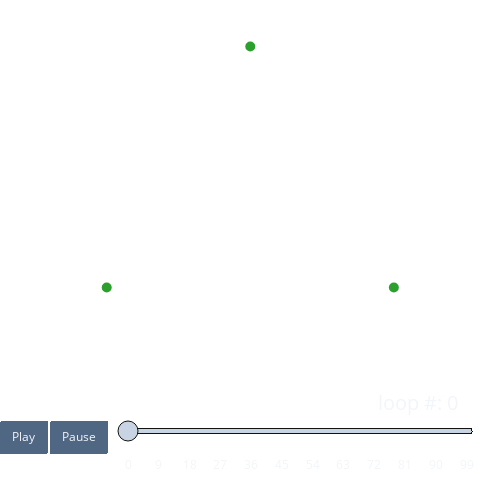

The notebook cell this image was saved under:
### Code cell
fig.show(
        config= dict(
            displayModeBar = False)
        )

### Figure 1 — Plotly figure (JSON) as saved in the notebook; plotly's stock layout.template omitted (floating-point values rounded to 4 significant figures)
{"data": [{"marker": {"color": "#2ca02c", "size": 10}, "mode": "markers", "type": "scatter", "x": [-0.5, 0, 0.5], "y": [-0.433, 0.433, -0.433]}], "layout": {"autosize": false, "height": 480, "hovermode": "closest", "margin": {"b": 0, "l": 0, "pad": 0, "r": 0, "t": 0}, "paper_bgcolor": "rgba(0,0,0,0)", "plot_bgcolor": "rgba(0,0,0,0)", "sliders": [{"active": 0, "currentvalue": {"font": {"size": 20}, "prefix": "loop #: ", "visible": true, "xanchor": "right"}, "len": 0.9, "pad": {"b": 10, "t": 50}, "steps": [{"args": [[0], {"frame": {"duration": 300, "redraw": false}, "mode": "immediate", "transition": {"duration": 300}}], "label": "0", "method": "animate"}, {"args": [[1], {"frame": {"duration": 300, "redraw": false}, "mode": "immediate", "transition": {"duration": 300}}], "label": "1", "method": "animate"}, {"args": [[2], {"frame": {"duration": 300, "redraw": false}, "mode": "immediate", "transition": {"duration": 300}}], "label": "2", "method": "animate"}, {"args": [[3], {"frame": {"duration": 300, "redraw": false}, "mode": "immediate", "transition": {"duration": 300}}], "label": "3", "method": "animate"}, {"args": [[4], {"frame": {"duration": 300, "redraw": false}, "mode": "immediate", "transition": {"duration": 300}}], "label": "4", "method": "animate"}, {"args": [[5], {"frame": {"duration": 300, "redraw": false}, "mode": "immediate", "transition": {"duration": 300}}], "label": "5", "method": "animate"}, {"args": [[6], {"frame": {"duration": 300, "redraw": false}, "mode": "immediate", "transition": {"duration": 300}}], "label": "6", "method": "animate"}, {"args": [[7], {"frame": {"duration": 300, "redraw": false}, "mode": "immediate", "transition": {"duration": 300}}], "label": "7", "method": "animate"}, {"args": [[8], {"frame": {"duration": 300, "redraw": false}, "mode": "immediate", "transition": {"duration": 300}}], "label": "8", "method": "animate"}, {"args": [[9], {"frame": {"duration": 300, "redraw": false}, "mode": "immediate", "transition": {"duration": 300}}], "label": "9", "method": "animate"}, {"args": [[10], {"frame": {"duration": 300, "redraw": false}, "mode": "immediate", "transition": {"duration": 300}}], "label": "10", "method": "animate"}, {"args": [[11], {"frame": {"duration": 300, "redraw": false}, "mode": "immediate", "transition": {"duration": 300}}], "label": "11", "method": "animate"}, {"args": [[12], {"frame": {"duration": 300, "redraw": false}, "mode": "immediate", "transition": {"duration": 300}}], "label": "12", "method": "animate"}, {"args": [[13], {"frame": {"duration": 300, "redraw": false}, "mode": "immediate", "transition": {"duration": 300}}], "label": "13", "method": "animate"}, {"args": [[14], {"frame": {"duration": 300, "redraw": false}, "mode": "immediate", "transition": {"duration": 300}}], "label": "14", "method": "animate"}, {"args": [[15], {"frame": {"duration": 300, "redraw": false}, "mode": "immediate", "transition": {"duration": 300}}], "label": "15", "method": "animate"}, {"args": [[16], {"frame": {"duration": 300, "redraw": false}, "mode": "immediate", "transition": {"duration": 300}}], "label": "16", "method": "animate"}, {"args": [[17], {"frame": {"duration": 300, "redraw": false}, "mode": "immediate", "transition": {"duration": 300}}], "label": "17", "method": "animate"}, {"args": [[18], {"frame": {"duration": 300, "redraw": false}, "mode": "immediate", "transition": {"duration": 300}}], "label": "18", "method": "animate"}, {"args": [[19], {"frame": {"duration": 300, "redraw": false}, "mode": "immediate", "transition": {"duration": 300}}], "label": "19", "method": "animate"}, {"args": [[20], {"frame": {"duration": 300, "redraw": false}, "mode": "immediate", "transition": {"duration": 300}}], "label": "20", "method": "animate"}, {"args": [[21], {"frame": {"duration": 300, "redraw": false}, "mode": "immediate", "transition": {"duration": 300}}], "label": "21", "method": "animate"}, {"args": [[22], {"frame": {"duration": 300, "redraw": false}, "mode": "immediate", "transition": {"duration": 300}}], "label": "22", "method": "animate"}, {"args": [[23], {"frame": {"duration": 300, "redraw": false}, "mode": "immediate", "transition": {"duration": 300}}], "label": "23", "method": "animate"}, {"args": [[24], {"frame": {"duration": 300, "redraw": false}, "mode": "immediate", "transition": {"duration": 300}}], "label": "24", "method": "animate"}, {"args": [[25], {"frame": {"duration": 300, "redraw": false}, "mode": "immediate", "transition": {"duration": 300}}], "label": "25", "method": "animate"}, {"args": [[26], {"frame": {"duration": 300, "redraw": false}, "mode": "immediate", "transition": {"duration": 300}}], "label": "26", "method": "animate"}, {"args": [[27], {"frame": {"duration": 300, "redraw": false}, "mode": "immediate", "transition": {"duration": 300}}], "label": "27", "method": "animate"}, {"args": [[28], {"frame": {"duration": 300, "redraw": false}, "mode": "immediate", "transition": {"duration": 300}}], "label": "28", "method": "animate"}, {"args": [[29], {"frame": {"duration": 300, "redraw": false}, "mode": "immediate", "transition": {"duration": 300}}], "label": "29", "method": "animate"}, {"args": [[30], {"frame": {"duration": 300, "redraw": false}, "mode": "immediate", "transition": {"duration": 300}}], "label": "30", "method": "animate"}, {"args": [[31], {"frame": {"duration": 300, "redraw": false}, "mode": "immediate", "transition": {"duration": 300}}], "label": "31", "method": "animate"}, {"args": [[32], {"frame": {"duration": 300, "redraw": false}, "mode": "immediate", "transition": {"duration": 300}}], "label": "32", "method": "animate"}, {"args": [[33], {"frame": {"duration": 300, "redraw": false}, "mode": "immediate", "transition": {"duration": 300}}], "label": "33", "method": "animate"}, {"args": [[34], {"frame": {"duration": 300, "redraw": false}, "mode": "immediate", "transition": {"duration": 300}}], "label": "34", "method": "animate"}, {"args": [[35], {"frame": {"duration": 300, "redraw": false}, "mode": "immediate", "transition": {"duration": 300}}], "label": "35", "method": "animate"}, {"args": [[36], {"frame": {"duration": 300, "redraw": false}, "mode": "immediate", "transition": {"duration": 300}}], "label": "36", "method": "animate"}, {"args": [[37], {"frame": {"duration": 300, "redraw": false}, "mode": "immediate", "transition": {"duration": 300}}], "label": "37", "method": "animate"}, {"args": [[38], {"frame": {"duration": 300, "redraw": false}, "mode": "immediate", "transition": {"duration": 300}}], "label": "38", "method": "animate"}, {"args": [[39], {"frame": {"duration": 300, "redraw": false}, "mode": "immediate", "transition": {"duration": 300}}], "label": "39", "method": "animate"}, {"args": [[40], {"frame": {"duration": 300, "redraw": false}, "mode": "immediate", "transition": {"duration": 300}}], "label": "40", "method": "animate"}, {"args": [[41], {"frame": {"duration": 300, "redraw": false}, "mode": "immediate", "transition": {"duration": 300}}], "label": "41", "method": "animate"}, {"args": [[42], {"frame": {"duration": 300, "redraw": false}, "mode": "immediate", "transition": {"duration": 300}}], "label": "42", "method": "animate"}, {"args": [[43], {"frame": {"duration": 300, "redraw": false}, "mode": "immediate", "transition": {"duration": 300}}], "label": "43", "method": "animate"}, {"args": [[44], {"frame": {"duration": 300, "redraw": false}, "mode": "immediate", "transition": {"duration": 300}}], "label": "44", "method": "animate"}, {"args": [[45], {"frame": {"duration": 300, "redraw": false}, "mode": "immediate", "transition": {"duration": 300}}], "label": "45", "method": "animate"}, {"args": [[46], {"frame": {"duration": 300, "redraw": false}, "mode": "immediate", "transition": {"duration": 300}}], "label": "46", "method": "animate"}, {"args": [[47], {"frame": {"duration": 300, "redraw": false}, "mode": "immediate", "transition": {"duration": 300}}], "label": "47", "method": "animate"}, {"args": [[48], {"frame": {"duration": 300, "redraw": false}, "mode": "immediate", "transition": {"duration": 300}}], "label": "48", "method": "animate"}, {"args": [[49], {"frame": {"duration": 300, "redraw": false}, "mode": "immediate", "transition": {"duration": 300}}], "label": "49", "method": "animate"}, {"args": [[50], {"frame": {"duration": 300, "redraw": false}, "mode": "immediate", "transition": {"duration": 300}}], "label": "50", "method": "animate"}, {"args": [[51], {"frame": {"duration": 300, "redraw": false}, "mode": "immediate", "transition": {"duration": 300}}], "label": "51", "method": "animate"}, {"args": [[52], {"frame": {"duration": 300, "redraw": false}, "mode": "immediate", "transition": {"duration": 300}}], "label": "52", "method": "animate"}, {"args": [[53], {"frame": {"duration": 300, "redraw": false}, "mode": "immediate", "transition": {"duration": 300}}], "label": "53", "method": "animate"}, {"args": [[54], {"frame": {"duration": 300, "redraw": false}, "mode": "immediate", "transition": {"duration": 300}}], "label": "54", "method": "animate"}, {"args": [[55], {"frame": {"duration": 300, "redraw": false}, "mode": "immediate", "transition": {"duration": 300}}], "label": "55", "method": "animate"}, {"args": [[56], {"frame": {"duration": 300, "redraw": false}, "mode": "immediate", "transition": {"duration": 300}}], "label": "56", "method": "animate"}, {"args": [[57], {"frame": {"duration": 300, "redraw": false}, "mode": "immediate", "transition": {"duration": 300}}], "label": "57", "method": "animate"}, {"args": [[58], {"frame": {"duration": 300, "redraw": false}, "mode": "immediate", "transition": {"duration": 300}}], "label": "58", "method": "animate"}, {"args": [[59], {"frame": {"duration": 300, "redraw": false}, "mode": "immediate", "transition": {"duration": 300}}], "label": "59", "method": "animate"}, {"args": [[60], {"frame": {"duration": 300, "redraw": false}, "mode": "immediate", "transition": {"duration": 300}}], "label": "60", "method": "animate"}, {"args": [[61], {"frame": {"duration": 300, "redraw": false}, "mode": "immediate", "transition": {"duration": 300}}], "label": "61", "method": "animate"}, {"args": [[62], {"frame": {"duration": 300, "redraw": false}, "mode": "immediate", "transition": {"duration": 300}}], "label": "62", "method": "animate"}, {"args": [[63], {"frame": {"duration": 300, "redraw": false}, "mode": "immediate", "transition": {"duration": 300}}], "label": "63", "method": "animate"}, {"args": [[64], {"frame": {"duration": 300, "redraw": false}, "mode": "immediate", "transition": {"duration": 300}}], "label": "64", "method": "animate"}, {"args": [[65], {"frame": {"duration": 300, "redraw": false}, "mode": "immediate", "transition": {"duration": 300}}], "label": "65", "method": "animate"}, {"args": [[66], {"frame": {"duration": 300, "redraw": false}, "mode": "immediate", "transition": {"duration": 300}}], "label": "66", "method": "animate"}, {"args": [[67], {"frame": {"duration": 300, "redraw": false}, "mode": "immediate", "transition": {"duration": 300}}], "label": "67", "method": "animate"}, {"args": [[68], {"frame": {"duration": 300, "redraw": false}, "mode": "immediate", "transition": {"duration": 300}}], "label": "68", "method": "animate"}, {"args": [[69], {"frame": {"duration": 300, "redraw": false}, "mode": "immediate", "transition": {"duration": 300}}], "label": "69", "method": "animate"}, {"args": [[70], {"frame": {"duration": 300, "redraw": false}, "mode": "immediate", "transition": {"duration": 300}}], "label": "70", "method": "animate"}, {"args": [[71], {"frame": {"duration": 300, "redraw": false}, "mode": "immediate", "transition": {"duration": 300}}], "label": "71", "method": "animate"}, {"args": [[72], {"frame": {"duration": 300, "redraw": false}, "mode": "immediate", "transition": {"duration": 300}}], "label": "72", "method": "animate"}, {"args": [[73], {"frame": {"duration": 300, "redraw": false}, "mode": "immediate", "transition": {"duration": 300}}], "label": "73", "method": "animate"}, {"args": [[74], {"frame": {"duration": 300, "redraw": false}, "mode": "immediate", "transition": {"duration": 300}}], "label": "74", "method": "animate"}, {"args": [[75], {"frame": {"duration": 300, "redraw": false}, "mode": "immediate", "transition": {"duration": 300}}], "label": "75", "method": "animate"}, {"args": [[76], {"frame": {"duration": 300, "redraw": false}, "mode": "immediate", "transition": {"duration": 300}}], "label": "76", "method": "animate"}, {"args": [[77], {"frame": {"duration": 300, "redraw": false}, "mode": "immediate", "transition": {"duration": 300}}], "label": "77", "method": "animate"}, {"args": [[78], {"frame": {"duration": 300, "redraw": false}, "mode": "immediate", "transition": {"duration": 300}}], "label": "78", "method": "animate"}, {"args": [[79], {"frame": {"duration": 300, "redraw": false}, "mode": "immediate", "transition": {"duration": 300}}], "label": "79", "method": "animate"}, {"args": [[80], {"frame": {"duration": 300, "redraw": false}, "mode": "immediate", "transition": {"duration": 300}}], "label": "80", "method": "animate"}, {"args": [[81], {"frame": {"duration": 300, "redraw": false}, "mode": "immediate", "transition": {"duration": 300}}], "label": "81", "method": "animate"}, {"args": [[82], {"frame": {"duration": 300, "redraw": false}, "mode": "immediate", "transition": {"duration": 300}}], "label": "82", "method": "animate"}, {"args": [[83], {"frame": {"duration": 300, "redraw": false}, "mode": "immediate", "transition": {"duration": 300}}], "label": "83", "method": "animate"}, {"args": [[84], {"frame": {"duration": 300, "redraw": false}, "mode": "immediate", "transition": {"duration": 300}}], "label": "84", "method": "animate"}, {"args": [[85], {"frame": {"duration": 300, "redraw": false}, "mode": "immediate", "transition": {"duration": 300}}], "label": "85", "method": "animate"}, {"args": [[86], {"frame": {"duration": 300, "redraw": false}, "mode": "immediate", "transition": {"duration": 300}}], "label": "86", "method": "animate"}, {"args": [[87], {"frame": {"duration": 300, "redraw": false}, "mode": "immediate", "transition": {"duration": 300}}], "label": "87", "method": "animate"}, {"args": [[88], {"frame": {"duration": 300, "redraw": false}, "mode": "immediate", "transition": {"duration": 300}}], "label": "88", "method": "animate"}, {"args": [[89], {"frame": {"duration": 300, "redraw": false}, "mode": "immediate", "transition": {"duration": 300}}], "label": "89", "method": "animate"}, {"args": [[90], {"frame": {"duration": 300, "redraw": false}, "mode": "immediate", "transition": {"duration": 300}}], "label": "90", "method": "animate"}, {"args": [[91], {"frame": {"duration": 300, "redraw": false}, "mode": "immediate", "transition": {"duration": 300}}], "label": "91", "method": "animate"}, {"args": [[92], {"frame": {"duration": 300, "redraw": false}, "mode": "immediate", "transition": {"duration": 300}}], "label": "92", "method": "animate"}, {"args": [[93], {"frame": {"duration": 300, "redraw": false}, "mode": "immediate", "transition": {"duration": 300}}], "label": "93", "method": "animate"}, {"args": [[94], {"frame": {"duration": 300, "redraw": false}, "mode": "immediate", "transition": {"duration": 300}}], "label": "94", "method": "animate"}, {"args": [[95], {"frame": {"duration": 300, "redraw": false}, "mode": "immediate", "transition": {"duration": 300}}], "label": "95", "method": "animate"}, {"args": [[96], {"frame": {"duration": 300, "redraw": false}, "mode": "immediate", "transition": {"duration": 300}}], "label": "96", "method": "animate"}, {"args": [[97], {"frame": {"duration": 300, "redraw": false}, "mode": "immediate", "transition": {"duration": 300}}], "label": "97", "method": "animate"}, {"args": [[98], {"frame": {"duration": 300, "redraw": false}, "mode": "immediate", "transition": {"duration": 300}}], "label": "98", "method": "animate"}, {"args": [[99], {"frame": {"duration": 300, "redraw": false}, "mode": "immediate", "transition": {"duration": 300}}], "label": "99", "method": "animate"}, {"args": [[100], {"frame": {"duration": 300, "redraw": false}, "mode": "immediate", "transition": {"duration": 300}}], "label": "100", "method": "animate"}], "transition": {"duration": 300}, "x": 0.1, "xanchor": "left", "y": 0, "yanchor": "top"}], "updatemenus": [{"buttons": [{"args": [null, {"frame": {"duration": 300, "redraw": false}, "fromcurrent": true, "transition": {"duration": 300}}], "label": "Play", "method": "animate"}, {"args": [[null], {"frame": {"duration": 300, "redraw": false}, "mode": "immediate", "transition": {"duration": 300}}], "label": "Pause", "method": "animate"}], "direction": "left", "pad": {"r": 10, "t": 87}, "showactive": false, "type": "buttons", "x": 0.1, "xanchor": "right", "y": 0, "yanchor": "top"}], "width": 480, "xaxis": {"range": [-0.6, 0.8], "showgrid": false, "showticklabels": false, "title": {"text": "x"}, "visible": false}, "yaxis": {"range": [-0.6, 0.6], "showgrid": false, "showticklabels": false, "title": {"text": "y"}, "visible": false}}}
